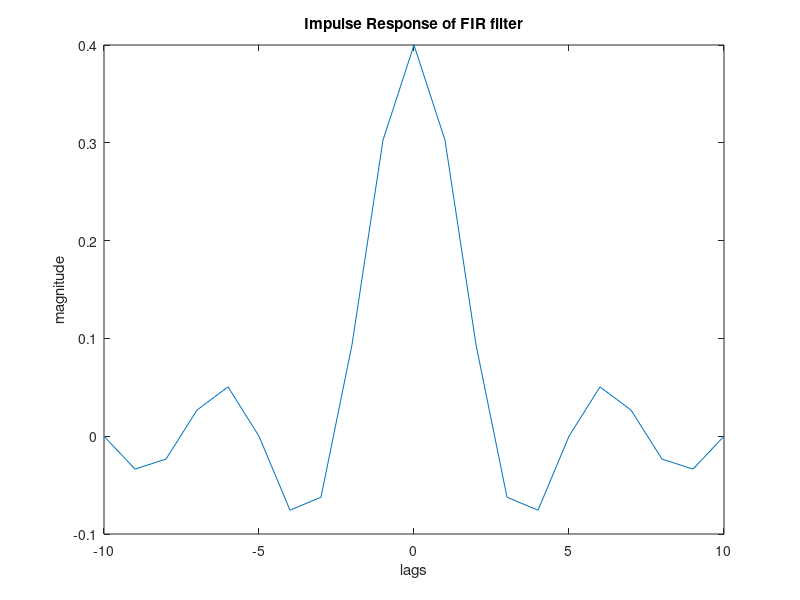
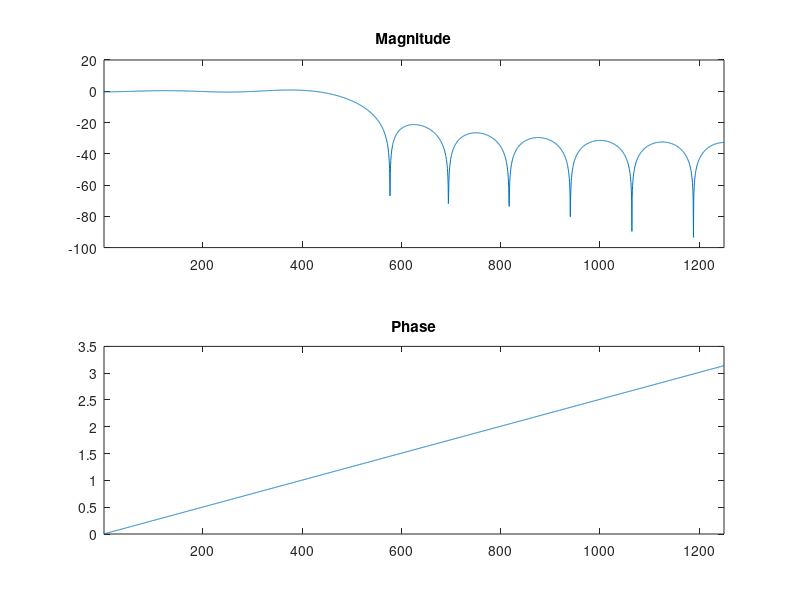
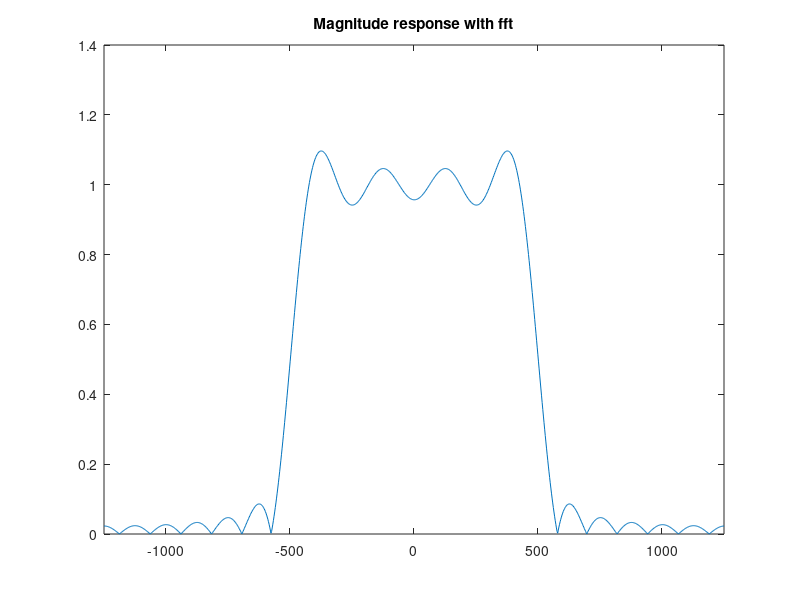

The MATLAB script that drew these images, in order:
clear all;
%% Impulse response
n = [1:10];
hd = sin(2*pi*n/5)./(pi*n);
Hn = [flip(hd) 2/5 hd];
figure();
plot([-10:10],Hn);xlim([-10,10]);
title('Impulse Response of FIR filter');
xlabel('lags')
ylabel('magnitude')
%% freqz
N = 21;
Fs = 2500;
[H,W] = freqz(Hn,1,Fs);
H_3db = 20*log10(abs(H));
%plotting
theta = linspace(0,pi,Fs);
f_axis = Fs*theta/(2*pi);
figure();
subplot(211);
plot(f_axis,H_3db);
title('Magnitude');xlim([1,1250]);
subplot(212);
plot(f_axis,W);xlim([1,1250])
title('Phase');
%% magnitude response with fft
number_fft_points = 1000;
Hnf = fftshift(fft(Hn,number_fft_points));
%plotting
theta = linspace(-pi,pi,number_fft_points);
f_axis = Fs*theta/(2*pi);
figure();
plot(f_axis,abs(Hnf));
xlim([f_axis(1),f_axis(end)]);
title('Magnitude response with fft');
